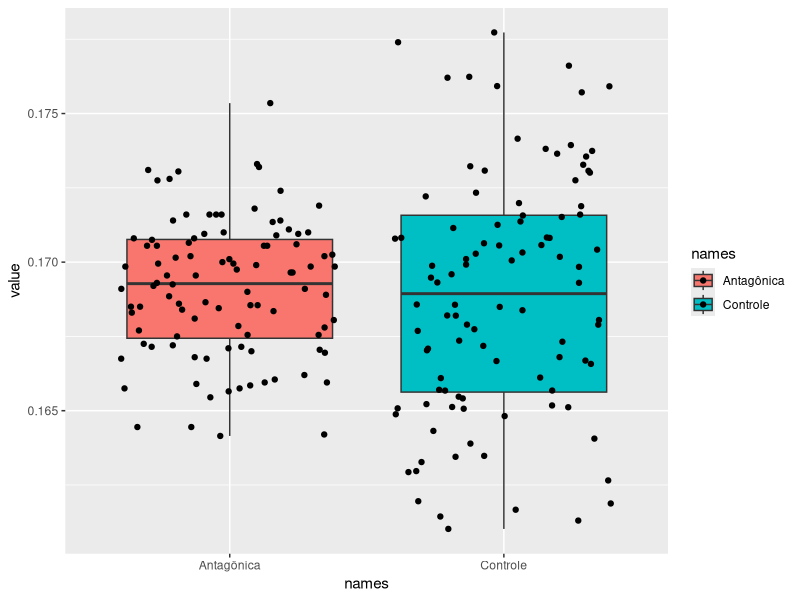

R code for this plot:
## ---- chunk 1
library(ggplot2)
## ---- chunk 2
expr <- function(lambda){
  u <- runif(1)
  return(-1*log(u)/lambda)
}
## ---- chunk 3
exprn <- function(n,lambda){
  exp <- NULL
  for(i in 1:n){
    exp[i] <- expr(lambda)
  }
  return(exp)
}
## ---- chunk 4
q1_a <- function(n){
  prob <- NULL
  for(i in 1:n) prob[i] <- ifelse(sum(1:5*exprn(5, 1)) >= 21.6, 1, 0)
  return(mean(prob))
}
q1_a(100)
## ---- chunk 5
q1_b <- function(n){
  media <- NULL ; prob <- NULL
  for(j in 1:n){
    for(i in 1:n){
      u <- runif(5)
      r1 <- ifelse(sum(1:5*(-log(u))) >= 21.6 , 1, 0)
      r2 <- ifelse(sum(1:5*(-log(1-u))) >= 21.6, 1, 0)
      media[i] <- mean(c(r1, r2))
   }
   prob[j] <- mean(media) 
  }
  return(mean(prob))
}
q1_b(100)
## ---- chunk 6
q1_c <- function(n){
  prob <- NULL ; y <- NULL ; z <- NULL
  for(j in 1:n){
    for(i in 1:n){
      y[i] <- ifelse(sum(1:5*(-log(runif(5)))) >= 21.6 , 1, 0)
      z[i] <- sum(1:5*(-log(runif(5))))
    }
    covariance <- cov(y, z)
    prob[j] <- mean(y)-(covariance/55)*(mean(z)-15)
  }
  return(mean(prob))
}
q1_c(100)
## ---- chunk 7
# Ggplot2 library
antagonica <- NULL
for(i in 1:100){
  antagonica[i] <- q1_b(100)
}

controle <- NULL
for(i in 1:100){
  controle[i] <- q1_c(100)
}
 
# Data 
names=c(rep("Antagônica", 100) , rep("Controle", 100))
value=c(antagonica,controle)
data=data.frame(names,value)
 
#Graph
qplot( x=names , y=value , data=data , geom=c("boxplot","jitter") , fill=names)
